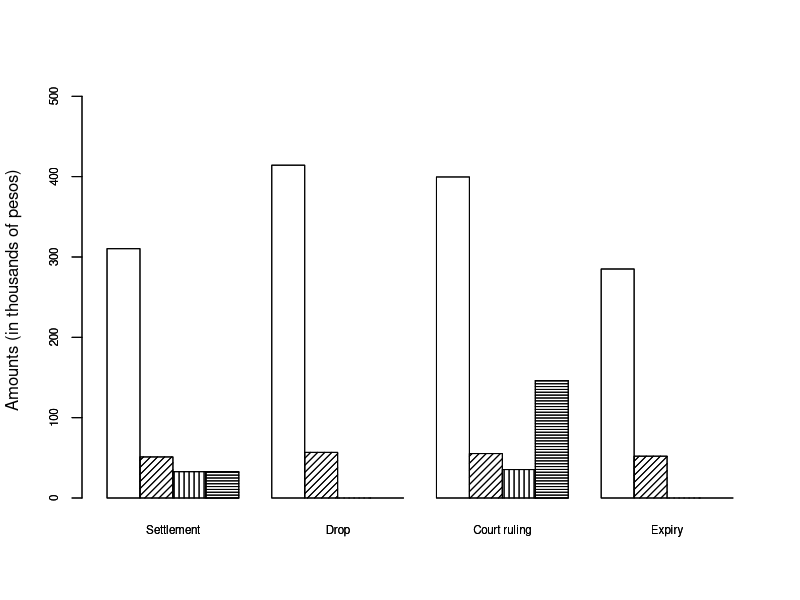

Here is the R script that generated this plot:
library(dplyr)
library(ggplot2)
library(tidyverse)
library(haven)

# Indicate path of repo
setwd("C:/Users/isaac/Dropbox/repos/information_settlement")


trunca99 <- function(x){
  cuantil99 <- quantile(x, .99, na.rm=T, type=1)
  x [x>cuantil99] <- cuantil99
  x
}


# Read dataset and select relevant variables
vars_truncadas <- c('c_total', 'liq_total')
vars <- c(vars_truncadas, 'min_ley')

target <- c('c_total', 'min_ley', 'liq_total', 'liq_total_pos')


df <- read_dta('./DB/scaleup_hd.dta') %>%
  group_by(modo_termino) %>%
  mutate_at(vars(one_of(vars_truncadas)), trunca99) %>%
  mutate(liq_total_pos = as.numeric(liq_total>0)) %>%
  ungroup() %>% 
  filter(!(modo_termino == 2 & liq_total != 0), 
         !(modo_termino == 4 & liq_total !=0), 
         !is.na(modo_termino)) 


# Prepare data to obtain matrix with end mode, variable name, and average amount.
df_plot <- df %>%
  dplyr::select(one_of(vars), modo_termino) %>%
  mutate(liq_total_pos = ifelse(liq_total>0, liq_total, NA)) %>%
  gather(key = var, value = monto, -modo_termino) %>%
  filter(!is.na(modo_termino)) %>%
  group_by(modo_termino, var) %>%
  summarise(monto = mean(monto, na.rm = T)) %>%
  mutate(monto = ifelse(is.na(monto), 0, monto/1000)) %>%
  spread(key = modo_termino, value = monto) 

df_plot <- df_plot[match(target, df_plot$var),]

varnames <- df_plot$var

df_plot <- df_plot %>%
  dplyr::select(-var) %>%
  as.matrix(.)


# Name matrix to graph
rownames(df_plot) <- c('Amount asked', 'Min. comp. by law', 'Amount won', 'Amount won (positive)')
colnames(df_plot) <- c('Settlement', 'Drop', 'Court ruling', 'Expiry')
ylim <- range(df_plot)*c(1,1.25)

df_plot2<-df_plot

# Percentage of each end mode
prop_mt <- df %>% 
  ungroup() %>% 
  count(modo_termino) %>% 
  mutate(n = n*100 / nrow(df),
         modo_termino = as.character(modo_termino)) %>%
  filter(!is.na(modo_termino))

laudos_pos <- df %>% 
  filter(modo_termino == 3) %>%
  ungroup() %>%
  count(liq_total_pos) %>%
  mutate(n = n*100/nrow(df)) %>%
  filter(liq_total_pos == '1') %>%
  rename(modo_termino = liq_total_pos) %>%
  mutate(modo_termino = '5')

prop_mt <- rbind(prop_mt, laudos_pos)

prop_mt_leg <- paste0(c(colnames(df_plot),
                        'Winning court ruling'),
                      ' - ',
                      substr(as.character(prop_mt$n), 1, 4), '%')

# Graph plot

par(mar = c(4.1, 5.1, 2.1, 3.1))

tiff(file = "./Figures/difference_claims_compensation.tiff", width = 3750, height = 2800, units = "px", res = 800) 

barplot(df_plot2,
        beside = T, 
        ylim = ylim, 
        col = 1, 
        lwd = 1:2, 
        angle = c(0, 45, 90, 0), 
        density = c(0, 20, 20, 35), 
        ylab = 'Amounts (in thousands of pesos)',
        cex.names = 0.7, 
        cex.axis = 0.7)
barplot(df_plot2, 
        add = TRUE, 
        beside = TRUE, 
        ylim = ylim, 
        col = 1, 
        lwd = 1:2, 
        angle = c(0, 45, 90, 0), 
        density = c(0, 20, 20, 35), 
        ylab = 'Amounts (in thousands of pesos)',
        cex.lab = 0.8,
        cex.names = 0.7, 
        cex.axis = 0.7) -> ex

legend('top', legend = rownames(df_plot2),
       ncol = 2, fill = TRUE, cex = 0.6, col = 1,
       angle = c(0, 45, 90, 0),
       density = c(0, 30, 35, 65),
       inset = c(0.1, -0.3), xpd=TRUE)
legend('bottom', legend = prop_mt_leg, 
       ncol = 2, cex = 0.55, 
       inset = c(0, -0.5), xpd=TRUE)

dev.off()
